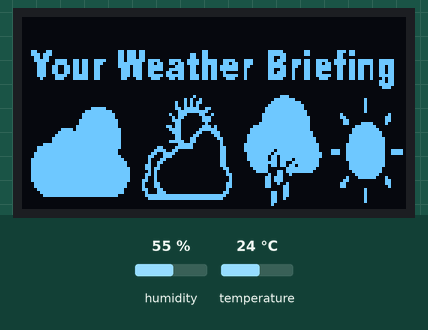
This sketch was run on a simulated ESP8266 (NodeMCU). On the bench: 128×64 one-colour display. The test bench sets the inputs (shaded band); at power-on: humidity 55 %, temperature 24 °C. The display library's start-up logo is not drawn.

Above: at 2.1 s.
At 8.2 s:
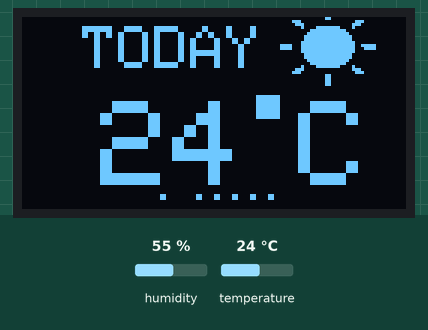
At 11.2 s:
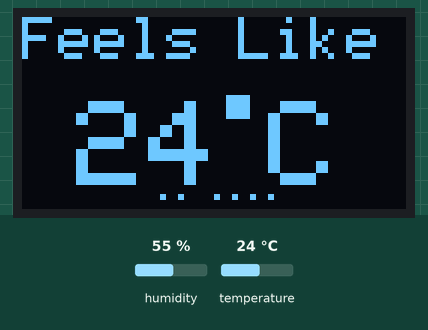
At 20.3 s:
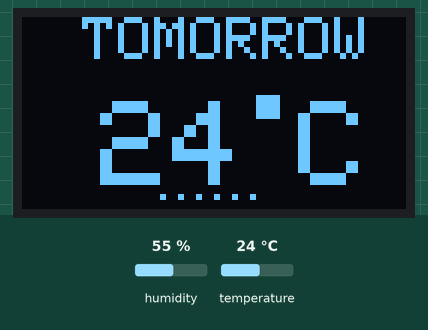
At 28.4 s:
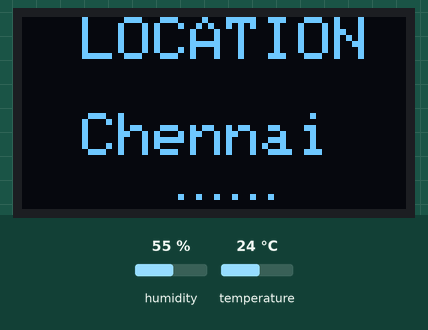
At 37.4 s:
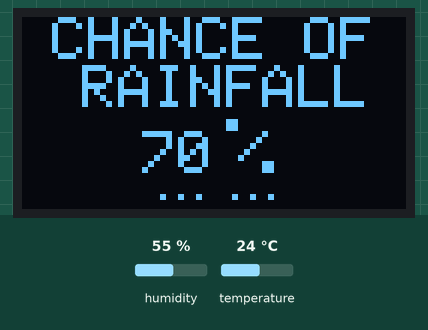

Measured:
- what the display in image 0 shows lasts 3.0 s, from 2.1 s to 5.1 s
- what the display in image 3 shows lasts 5.1 s, from 20.2 s to 25.3 s

The sketch:

weather.ino
```cpp
#include "DHT.h"
#define DHTPIN D3
#include <Adafruit_GFX.h>
#include <ArduinoJson.h>
//#include <ESP8266WiFi.h>
//#include <ESP8266HTTPClient.h>
#include <Adafruit_SSD1306.h>
#define OLED_RESET 4
Adafruit_SSD1306 display(OLED_RESET);

DynamicJsonBuffer jsonBuffer;
DHT dht;
int pop = 70;
float humidity , temperature;
const unsigned char intro [] PROGMEM = {
  0x00, 0x00, 0x00, 0x00, 0x00, 0x00, 0x00, 0x00, 0x00, 0x00, 0x00, 0x00, 0x00, 0x00, 0x00, 0x00,
  0x00, 0x00, 0x00, 0x00, 0x00, 0x00, 0x00, 0x00, 0x00, 0x00, 0x00, 0x00, 0x00, 0x00, 0x00, 0x00,
  0x00, 0x00, 0x00, 0x00, 0x00, 0x00, 0x00, 0x00, 0x00, 0x00, 0x00, 0x00, 0x00, 0x00, 0x00, 0x00,
  0x00, 0x00, 0x00, 0x00, 0x00, 0x00, 0x00, 0x00, 0x00, 0x00, 0x00, 0x00, 0x00, 0x00, 0x00, 0x00,
  0x00, 0x00, 0x00, 0x00, 0x00, 0x00, 0x00, 0x00, 0x00, 0x00, 0x00, 0x00, 0x00, 0x00, 0x00, 0x00,
  0x00, 0x00, 0x00, 0x00, 0x00, 0x00, 0x00, 0x00, 0x00, 0x00, 0x00, 0x00, 0x00, 0x00, 0x00, 0x00,
  0x00, 0x00, 0x00, 0x00, 0x00, 0x00, 0x00, 0x00, 0x00, 0x00, 0x00, 0x00, 0x00, 0x00, 0x00, 0x00,
  0x00, 0x00, 0x00, 0x00, 0x00, 0x00, 0x00, 0x00, 0x00, 0x00, 0x00, 0x00, 0x00, 0x00, 0x00, 0x00,
  0x00, 0x00, 0x00, 0x00, 0x00, 0x00, 0x00, 0x00, 0x00, 0x00, 0x00, 0x00, 0x00, 0x00, 0x00, 0x00,
  0x00, 0x00, 0x00, 0x00, 0x00, 0x00, 0x00, 0x00, 0x00, 0x00, 0x00, 0x00, 0x00, 0x00, 0x00, 0x00,
  0x00, 0x00, 0x00, 0x00, 0x00, 0x00, 0x00, 0x00, 0x00, 0x00, 0x00, 0x00, 0x00, 0x00, 0x00, 0x00,
  0x18, 0xc0, 0x00, 0x00, 0xdd, 0x80, 0x00, 0x0c, 0x00, 0x00, 0x3e, 0x03, 0x00, 0x76, 0x00, 0x00,
  0x1d, 0xc0, 0x00, 0x00, 0xdd, 0x80, 0x00, 0xcc, 0x00, 0x00, 0x3f, 0x03, 0x00, 0x66, 0x00, 0x00,
  0x0d, 0x80, 0x00, 0x00, 0xdd, 0x80, 0x00, 0xcc, 0x00, 0x00, 0x33, 0x00, 0x00, 0x60, 0x00, 0x00,
  0x0f, 0x9e, 0x6c, 0xf0, 0xdf, 0xbc, 0x79, 0xef, 0x9e, 0x38, 0x37, 0x3b, 0x3c, 0xf6, 0xf9, 0xf0,
  0x07, 0x1e, 0x6c, 0xe0, 0xff, 0x36, 0x6d, 0xef, 0x9b, 0x38, 0x3e, 0x3b, 0x36, 0xf6, 0xf9, 0xf0,
  0x07, 0x33, 0x6c, 0xc0, 0xf7, 0x3e, 0x1c, 0xcd, 0xbf, 0x30, 0x3f, 0x33, 0x3e, 0x66, 0xc9, 0xb0,
  0x07, 0x33, 0x6c, 0xc0, 0x77, 0x3e, 0x7c, 0xcd, 0xbf, 0x20, 0x33, 0x23, 0x3e, 0x66, 0xc9, 0xb0,
  0x07, 0x33, 0x6c, 0xc0, 0x77, 0x30, 0xcc, 0xcd, 0x90, 0x20, 0x37, 0x23, 0x30, 0x66, 0xc9, 0xb0,
  0x07, 0x1e, 0x7c, 0xc0, 0x77, 0x3e, 0xfc, 0xed, 0x9f, 0x20, 0x3f, 0x23, 0x3e, 0x66, 0xc9, 0xf0,
  0x02, 0x1c, 0x7c, 0xc0, 0x63, 0x1c, 0x6c, 0xed, 0x8e, 0x20, 0x3e, 0x23, 0x1c, 0x66, 0xc8, 0xb0,
  0x00, 0x00, 0x00, 0x00, 0x00, 0x00, 0x00, 0x00, 0x00, 0x00, 0x00, 0x00, 0x00, 0x00, 0x01, 0xb0,
  0x00, 0x00, 0x00, 0x00, 0x00, 0x00, 0x00, 0x00, 0x00, 0x00, 0x00, 0x00, 0x00, 0x00, 0x01, 0xf0,
  0x00, 0x00, 0x00, 0x00, 0x00, 0x00, 0x00, 0x00, 0x00, 0x00, 0x00, 0x00, 0x00, 0x00, 0x00, 0xe0,
  0x00, 0x00, 0x00, 0x00, 0x00, 0x00, 0x00, 0x00, 0x00, 0x00, 0x00, 0x00, 0x00, 0x00, 0x00, 0x00,
  0x00, 0x00, 0x00, 0x00, 0x00, 0x00, 0x00, 0x00, 0x00, 0x00, 0x00, 0x00, 0x00, 0x00, 0x00, 0x00,
  0x00, 0x00, 0x00, 0x00, 0x00, 0x00, 0x00, 0x40, 0x00, 0x00, 0x03, 0x80, 0x00, 0x00, 0x00, 0x00,
  0x00, 0x00, 0x00, 0x00, 0x00, 0x00, 0x02, 0x90, 0x00, 0x00, 0x0f, 0xe0, 0x00, 0x00, 0x20, 0x00,
  0x00, 0x00, 0x00, 0x00, 0x00, 0x00, 0x12, 0xb0, 0x00, 0x00, 0x1f, 0xf8, 0x00, 0x00, 0x20, 0x00,
  0x00, 0x00, 0x00, 0x00, 0x00, 0x00, 0x12, 0xa0, 0x00, 0x00, 0x3f, 0xfc, 0x00, 0x00, 0x20, 0x00,
  0x00, 0x00, 0x01, 0xf0, 0x00, 0x00, 0x1b, 0xe6, 0x00, 0x00, 0x7f, 0xfc, 0x00, 0x00, 0x20, 0x00,
  0x00, 0x00, 0x07, 0xfc, 0x00, 0x00, 0x0f, 0xfc, 0x00, 0x00, 0x7f, 0xfe, 0x00, 0x00, 0x20, 0x00,
  0x00, 0x00, 0x0f, 0xfe, 0x00, 0x00, 0x4e, 0x19, 0x00, 0x00, 0xff, 0xfe, 0x00, 0x20, 0x00, 0x20,
  0x00, 0x00, 0x0f, 0xfe, 0x00, 0x00, 0x2c, 0x0e, 0x00, 0x00, 0xff, 0xff, 0x00, 0x30, 0x00, 0x60,
  0x00, 0x00, 0x1f, 0xff, 0x00, 0x00, 0x38, 0x0e, 0x00, 0x00, 0xff, 0xff, 0x00, 0x18, 0x00, 0x60,
  0x00, 0x00, 0x1f, 0xff, 0x00, 0x00, 0x18, 0x04, 0x00, 0x01, 0xff, 0xff, 0x00, 0x18, 0x78, 0x40,
  0x00, 0x00, 0x3f, 0xff, 0x00, 0x00, 0xd8, 0x0e, 0x80, 0x07, 0xff, 0xff, 0x00, 0x01, 0xfc, 0x00,
  0x00, 0x07, 0xbf, 0xff, 0x80, 0x00, 0x78, 0x1f, 0x80, 0x0f, 0xff, 0xff, 0x00, 0x03, 0xfe, 0x00,
  0x00, 0x0f, 0xff, 0xff, 0x80, 0x00, 0x38, 0x31, 0xc0, 0x0f, 0xff, 0xff, 0x80, 0x03, 0xff, 0x00,
  0x00, 0x1f, 0xff, 0xff, 0x80, 0x00, 0x18, 0x60, 0xc0, 0x1f, 0xff, 0xff, 0x80, 0x07, 0xff, 0x00,
  0x00, 0x3f, 0xff, 0xff, 0x80, 0x00, 0x18, 0xc0, 0x60, 0x1f, 0xff, 0xff, 0xc0, 0x07, 0xff, 0x80,
  0x00, 0x3f, 0xff, 0xff, 0x80, 0x00, 0x7c, 0xc0, 0x20, 0x1f, 0xff, 0xff, 0xc0, 0x07, 0xff, 0x80,
  0x01, 0xff, 0xff, 0xff, 0x80, 0x00, 0x0f, 0x80, 0x20, 0x3f, 0xff, 0xff, 0xe0, 0x0f, 0xff, 0x80,
  0x07, 0xff, 0xff, 0xff, 0x80, 0x06, 0x1f, 0x80, 0x30, 0x3f, 0xff, 0xff, 0xe0, 0x0f, 0xff, 0x80,
  0x07, 0xff, 0xff, 0xff, 0x00, 0x0f, 0x30, 0x00, 0x30, 0x3f, 0xf7, 0xff, 0xe1, 0xcf, 0xff, 0x9e,
  0x0f, 0xff, 0xff, 0xff, 0x00, 0x19, 0xe0, 0x00, 0x30, 0x1f, 0xef, 0xff, 0xf1, 0xcf, 0xff, 0x9e,
  0x0f, 0xff, 0xff, 0xff, 0x80, 0x31, 0xc0, 0x00, 0x30, 0x1f, 0xdb, 0xff, 0xf0, 0x0f, 0xff, 0x80,
  0x1f, 0xff, 0xff, 0xff, 0xc0, 0x23, 0x00, 0x00, 0x30, 0x1f, 0xdb, 0xdf, 0xe0, 0x0f, 0xff, 0x80,
  0x1f, 0xff, 0xff, 0xff, 0xe0, 0x26, 0x00, 0x00, 0x30, 0x0f, 0xfb, 0x3f, 0xe0, 0x07, 0xff, 0x80,
  0x1f, 0xff, 0xff, 0xff, 0xe0, 0x64, 0x00, 0x00, 0x30, 0x0f, 0xdb, 0x6f, 0xe0, 0x07, 0xff, 0x80,
  0x1f, 0xff, 0xff, 0xff, 0xf0, 0x6c, 0x00, 0x00, 0x18, 0x07, 0xc0, 0xff, 0xc0, 0x07, 0xff, 0x00,
  0x1f, 0xff, 0xff, 0xff, 0xf0, 0x28, 0x00, 0x00, 0x08, 0x03, 0xc6, 0xff, 0x80, 0x03, 0xff, 0x00,
  0x1f, 0xff, 0xff, 0xff, 0xf0, 0x68, 0x00, 0x00, 0x0c, 0x00, 0x26, 0x40, 0x00, 0x01, 0xfe, 0x00,
  0x1f, 0xff, 0xff, 0xff, 0xf0, 0x48, 0x00, 0x00, 0x04, 0x00, 0x6e, 0x00, 0x00, 0x08, 0xfc, 0x40,
  0x1f, 0xff, 0xff, 0xff, 0xf0, 0xc8, 0x00, 0x00, 0x04, 0x00, 0x6e, 0x00, 0x00, 0x18, 0x00, 0x60,
  0x0f, 0xff, 0xff, 0xff, 0xe0, 0x8c, 0x00, 0x00, 0x0c, 0x00, 0x64, 0x80, 0x00, 0x30, 0x00, 0x60,
  0x0f, 0xff, 0xff, 0xff, 0xe0, 0x8c, 0x00, 0x00, 0x0c, 0x00, 0x61, 0x80, 0x00, 0x30, 0x00, 0x20,
  0x07, 0xff, 0xff, 0xff, 0xc0, 0xc6, 0x00, 0x00, 0x08, 0x00, 0x01, 0x80, 0x00, 0x00, 0x20, 0x00,
  0x03, 0xff, 0xff, 0xff, 0xc0, 0x47, 0x00, 0x00, 0x18, 0x00, 0x19, 0x80, 0x00, 0x00, 0x20, 0x00,
  0x01, 0xff, 0xff, 0xff, 0x00, 0x7f, 0xff, 0xff, 0xf0, 0x00, 0x19, 0x80, 0x00, 0x00, 0x20, 0x00,
  0x00, 0x00, 0x00, 0x00, 0x00, 0x3f, 0xff, 0xff, 0xe0, 0x00, 0x19, 0x00, 0x00, 0x00, 0x20, 0x00,
  0x00, 0x00, 0x00, 0x00, 0x00, 0x00, 0x00, 0x00, 0x00, 0x00, 0x18, 0x00, 0x00, 0x00, 0x20, 0x00,
  0x00, 0x00, 0x00, 0x00, 0x00, 0x00, 0x00, 0x00, 0x00, 0x00, 0x10, 0x00, 0x00, 0x00, 0x00, 0x00,
  0x00, 0x00, 0x00, 0x00, 0x00, 0x00, 0x00, 0x00, 0x00, 0x00, 0x00, 0x00, 0x00, 0x00, 0x00, 0x00
};
const unsigned char cloud [] PROGMEM = {
  0x00, 0x00, 0x00, 0x00, 0x00, 0x00, 0x00, 0x00, 0x00, 0x00, 0x00, 0x00, 0x00, 0x00, 0x00, 0x00,
  0x00, 0x00, 0x00, 0x00, 0x00, 0x00, 0x00, 0x00, 0x00, 0x00, 0x1f, 0x80, 0x00, 0x00, 0x7f, 0xe0,
  0x00, 0x00, 0xff, 0xf0, 0x00, 0x00, 0xff, 0xf0, 0x00, 0x01, 0xff, 0xf8, 0x00, 0x7f, 0xff, 0xf8,
  0x00, 0xff, 0xff, 0xf8, 0x01, 0xff, 0xff, 0xf8, 0x0f, 0xff, 0xff, 0xf8, 0x3f, 0xff, 0xff, 0xf8,
  0x7f, 0xff, 0xff, 0xf8, 0xff, 0xff, 0xff, 0xfc, 0xff, 0xff, 0xff, 0xfe, 0xff, 0xff, 0xff, 0xff,
  0xff, 0xff, 0xff, 0xff, 0xff, 0xff, 0xff, 0xff, 0xff, 0xff, 0xff, 0xff, 0x7f, 0xff, 0xff, 0xfe,
  0x3f, 0xff, 0xff, 0xfe, 0x1f, 0xff, 0xff, 0xf8, 0x00, 0x00, 0x00, 0x00, 0x00, 0x00, 0x00, 0x00,
  0x00, 0x00, 0x00, 0x00, 0x00, 0x00, 0x00, 0x00, 0x00, 0x00, 0x00, 0x00, 0x00, 0x00, 0x00, 0x00
   };
const unsigned char snow [] PROGMEM = {
  0x00, 0x00, 0x1f, 0x80, 0x00, 0x00, 0x7f, 0xe0, 0x00, 0x00, 0xff, 0xf0, 0x00, 0x3d, 0xff, 0xf8,
  0x00, 0xff, 0xff, 0xf8, 0x07, 0xff, 0xff, 0xf8, 0x3f, 0xff, 0xff, 0xf8, 0x7f, 0xff, 0xff, 0xf8,
  0xff, 0xff, 0xff, 0xfe, 0xff, 0xff, 0xff, 0xff, 0xff, 0xff, 0xff, 0xff, 0x7f, 0xff, 0xff, 0xfe,
  0x3f, 0xff, 0xff, 0xfe, 0x0f, 0xff, 0xff, 0xf8, 0x00, 0x00, 0x00, 0x00, 0x00, 0x01, 0x80, 0x00,
  0x00, 0x09, 0x90, 0x00, 0x00, 0x0f, 0xf0, 0x00, 0x00, 0x03, 0xc0, 0x00, 0x00, 0x0f, 0xf0, 0x00,
  0x00, 0x09, 0x90, 0x00, 0x00, 0x01, 0x80, 0x0
   };
const unsigned char rain [] PROGMEM = {
  0x00, 0x07, 0xf0, 0x00, 0x00, 0x1f, 0xfe, 0x00, 0x00, 0x3f, 0xff, 0x00, 0x00, 0x7f, 0xff, 0x80,
  0x00, 0xff, 0xff, 0xc0, 0x01, 0xff, 0xff, 0xc0, 0x01, 0xff, 0xff, 0xe0, 0x03, 0xff, 0xff, 0xe0,
  0x0f, 0xff, 0xff, 0xf0, 0x3f, 0xff, 0xff, 0xf0, 0x3f, 0xff, 0xff, 0xf0, 0x7f, 0xff, 0xff, 0xf0,
  0x7f, 0xff, 0xff, 0xfc, 0xff, 0xff, 0xff, 0xfe, 0xff, 0xff, 0xff, 0xfe, 0xff, 0xf7, 0xff, 0xff,
  0xff, 0xeb, 0xff, 0xff, 0x7f, 0xdb, 0xff, 0xff, 0x7f, 0xbb, 0xe7, 0xfe, 0x3f, 0xbb, 0xdb, 0xfe,
  0x1f, 0xd0, 0xbb, 0xfc, 0x0f, 0xc3, 0x7b, 0xf8, 0x00, 0x67, 0x30, 0x00, 0x00, 0xe7, 0x00, 0x00,
  0x00, 0xe6, 0x00, 0x00, 0x00, 0xe0, 0xc0, 0x00, 0x00, 0xc0, 0xc0, 0x00, 0x00, 0x09, 0xc0, 0x00,
  0x00, 0x1d, 0xc0, 0x00, 0x00, 0x3c, 0x80, 0x00, 0x00, 0x38, 0x00, 0x00, 0x00, 0x10, 0x00, 0x00
   };
const unsigned char sun [] PROGMEM = {
  0x00, 0x01, 0x80, 0x00, 0x00, 0x01, 0x80, 0x00, 0x00, 0x01, 0x80, 0x00, 0x00, 0x01, 0x80, 0x00,
  0x0e, 0x00, 0x00, 0x70, 0x07, 0x00, 0x00, 0xe0, 0x01, 0x0f, 0xf0, 0x80, 0x00, 0x3f, 0xfc, 0x00,
  0x00, 0x7f, 0xfe, 0x00, 0x00, 0xff, 0xff, 0x00, 0x00, 0xff, 0xff, 0x00, 0x01, 0xff, 0xff, 0x80,
  0xf1, 0xff, 0xff, 0x9f, 0xf1, 0xff, 0xff, 0x8f, 0x01, 0xff, 0xff, 0x80, 0x00, 0xff, 0xff, 0x00,
  0x00, 0xff, 0xff, 0x00, 0x00, 0x7f, 0xfe, 0x00, 0x00, 0x3f, 0xfc, 0x00, 0x01, 0x0f, 0xf0, 0x80,
  0x07, 0x00, 0x00, 0xe0, 0x0e, 0x00, 0x00, 0x70, 0x00, 0x01, 0x80, 0x00, 0x00, 0x01, 0x80, 0x00,
  0x00, 0x01, 0x80, 0x00, 0x00, 0x01, 0x80, 0x0
};


  void setup()   {
  display.clearDisplay();
  Serial.begin(9600);
  dht.setup(2);
  display.begin(SSD1306_SWITCHCAPVCC, 0x3C);
}
  void loop()  {
    display.display();
    delay(dht.getMinimumSamplingPeriod());
    display.clearDisplay();
    humidity = dht.getHumidity();
    temperature = dht.getTemperature();
    execute();
  }

  void execute() {
    display.clearDisplay();
    show_intro_image();
    display.display();
    delay(3000);
    display.clearDisplay();
    showLocation();
    display.display();
    delay(3000);
    display.clearDisplay();
    showTemperature();
    display.display();
    delay(3000);
    display.clearDisplay();
    showFeels_temp();
    display.display();
    delay(3000);
    display.clearDisplay();
    show_chance_of_prep();
    display.display();
    delay(3000);
    display.clearDisplay();
    showAQI();
    display.display();
    delay(3000);
    display.clearDisplay();
    show_temp_for_tom();
    display.display();
    delay(3000);

  }

  void showAQI() {
    transition();
    display.print("..... .");
    display.setTextSize(2);
    display.setTextColor(WHITE);
    display.setCursor(0 , 0);
    display.println("AirQuality");
    display.setTextSize(3);
    display.setCursor(32 , 26);
    display.println(145);
  }

  void showLocation() {
  transition();
  display.print(" ......");
  display.setTextSize(2);
  display.setTextColor(WHITE);
  display.setCursor(20,0);
  display.println("LOCATION");
  display.setTextSize(2);
  display.setTextColor(WHITE);
  display.setCursor(20,32);
  display.println("Chennai");

 }

 void showTemperature() {
    transition();
    display.print(". .....");
    display.setTextSize(2);//Print the response payload
    display.setTextColor(WHITE);
    display.setCursor(20,3); //(column , row)
    display.println("TODAY");
    sunbitmap();
    display.setCursor(26,28);
    display.setTextSize(4);//Print the response payload
    display.setTextColor(WHITE);
    display.println(int(temperature));
    display.setCursor(70,14);
    display.print((char)248); //ascii-value of 248
    display.setCursor(92,28);
    display.print("C");
  }
  void showFeels_temp() {
    transition();
    display.print(".. ....");
    display.setTextSize(2);   //Print the response payload
    display.setTextColor(WHITE);
    display.setCursor(0,0); //(column , row)
    display.println("Feels Like");
    display.setCursor(18,28);
    display.setTextSize(4);   //Print the response payload
    display.setTextColor(WHITE);
    display.println(int(temperature));
    display.setCursor(60,14);
    display.print((char)248);  //ascii-value of 248
    display.setCursor(82,28);
    display.print("C");
  }
   void show_chance_of_prep() {
    transition();
    display.print("... ...");
    display.setTextSize(2);//Print the response payload
    display.setTextColor(WHITE);
    display.setCursor(10,0); //(column , row)
    display.println("CHANCE OF");
    display.setCursor(20,16);
    display.println("RAINFALL");
    display.setTextSize(2);
    display.setCursor(40 , 38);
    display.print(pop);
    display.setCursor(64, 28);
    display.print((char)248);
    display.setCursor(72,36);
    display.print("/");
    display.setCursor(76, 42);
    display.print((char)248);
  }
   void show_temp_for_tom() {
    transition();
    display.print("...... ");
    display.setTextSize(2); //Print the response payload
    display.setTextColor(WHITE);
    display.setCursor(20,0); //(column , row)
    display.println("TOMORROW");
    display.setCursor(26,28);
    display.setTextSize(4); //Print the response payload
    display.setTextColor(WHITE);
    display.println(int(temperature));
    display.setCursor(70,14);
    display.print((char)248); //ascii-value of 248
    display.setCursor(92,28);
    display.print("C");
  }

  void transition() {
    display.setTextSize(1); //Print the response payload
    display.setTextColor(WHITE);
    display.setCursor(44,54); //(column , row)
  }

  void show_intro_image() {
    display.drawBitmap(0 , 0 , intro , 128 , 64 , WHITE);
  }
  void cloudbitmap() {
    display.drawBitmap(86 , -6 , cloud , 32 , 32 , WHITE);
  }
  void snowbitmap() {
    display.drawBitmap(86 , 0 , snow , 32 , 22 , WHITE);
  }
  void rainbitmap() {
    display.drawBitmap(86 , -10 , rain , 32 , 32 , WHITE);
  }
  void sunbitmap() {
    display.drawBitmap(86 , -3 , sun , 32 , 26 , WHITE);
  }

 //  void connect_to_wifi() {
//   const char* ssid = "Shyam";
//   const char* password = "password";
//   WiFi.begin(ssid, password);
//
//   while (WiFi.status() != WL_CONNECTED) {
//
//    delay(1000);
//    Serial.print("Connecting..");
//
//  }
//
//
//  }

  /*void fetch_data() {
      if (WiFi.status() == WL_CONNECTED) { //Check WiFi connection status

      HTTPClient http;  //Declare an object of class HTTPClient

      http.begin("http://api.wunderground.com/api/3dc4e1c2467102af/conditions/q/India/Chennai.json");  //Specify request destination
      int httpCode = http.GET();  //Send the request

      if (httpCode > 0) { //Check the returning code
        display.clear();
        String input = http.getString();  //Get the request response payload
        JsonObject& root = jsonBuffer.parseObject(input);
        const char* location = root[String("current_observation")][String("display_location")][String("city")];
        float today_temp_c = root[String("current_observation")][String("temp_c")];
        const char* feels_like_c = root[String("current_observation")][String("feelslike_c")];
        display.setTextSize(2);
        display.setTextColor(WHITE);
        display.setCursor(0,64);
        display.println("LOCATION")
        display.setCursor(32,64);
        display.setTextSize(4);
        display.println(location);
        delay(3000);
    }
      http.end();   //Close connection
   }
  delay(2000);    //Send a request every 30 seconds
  }*/
```
